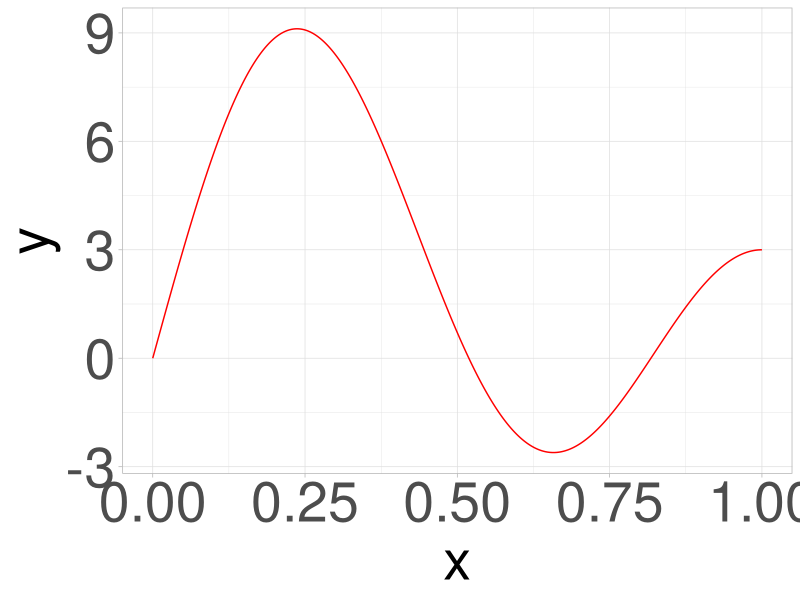
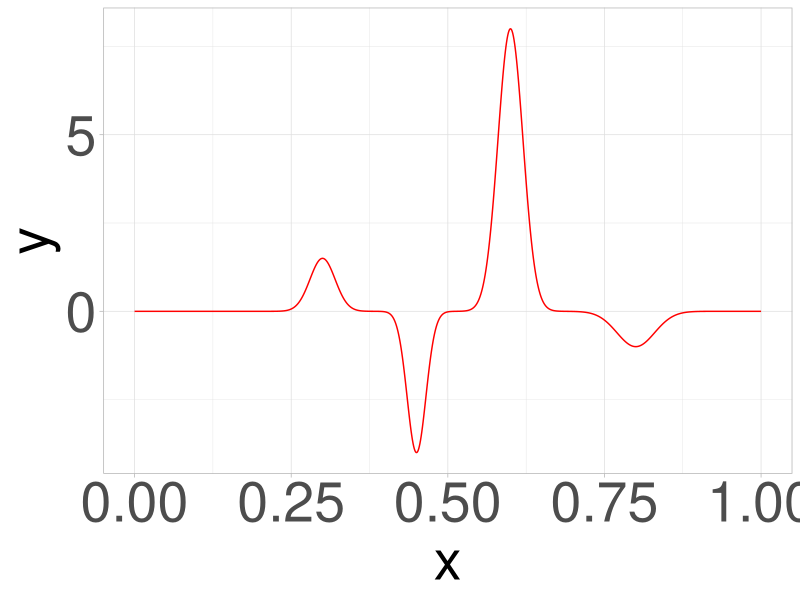

These figures' R source, in order:
library(tidyverse)

f1 <- function(t){
  return(2*sin(0.5*pi*t) + 4*sin(1.5*pi*t) + 5*sin(2.5*pi*t))
}

f2 <- function(t){
  return(1.5 * exp(-0.5 * (t - 0.3)^2 / 0.02^2) - 4 * exp(-0.5 * (t - 0.45)^2 / 0.015^2) + 8 * exp(-0.5 * (t - 0.6)^2 / 0.02^2) - exp(-0.5 * (t - 0.8)^2 / 0.03^2))
}

grid <- seq(0, 1, length.out = 1000)

plot_tibble_1 <- tibble(x = grid,
                        y = f1(grid))

plot_tibble_2 <- tibble(x = grid,
                        y = f2(grid))

f1_plot <- ggplot(data = plot_tibble_1) +
  geom_line(aes(x = x, y = y), col = 'red') +
  theme_light() +
  theme(legend.position = "none",
        axis.title = element_text(size = 40),
        axis.text = element_text(size = 40),
        legend.title = element_text(size = 48),
        legend.text = element_text(size = 40))

# save plot in appropriate folder
ggsave(filename = '../Graphics/f1_plot.pdf', plot = f1_plot,
       width = 20, height = 12, units = "in", dpi = 600)

f2_plot <- ggplot(data = plot_tibble_2) +
  geom_line(aes(x = x, y = y), col = 'red') +
  theme_light() +
  theme(legend.position = "none",
        axis.title = element_text(size = 40),
        axis.text = element_text(size = 40),
        legend.title = element_text(size = 48),
        legend.text = element_text(size = 40))

# save plot in appropriate folder
ggsave(filename = '../Graphics/f2_plot.pdf', plot = f2_plot,
       width = 20, height = 12, units = "in", dpi = 600)
